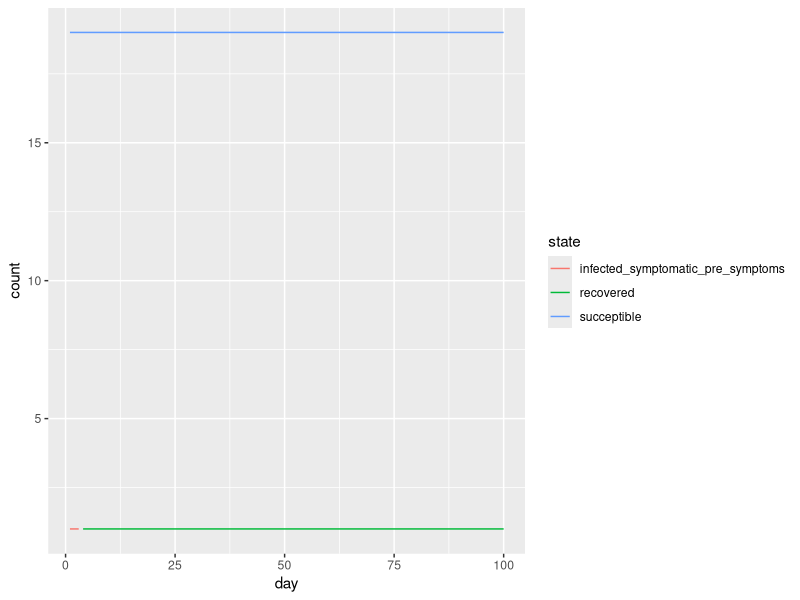

Recreate this plot in R.
## ---- chunk 1
knitr::opts_chunk$set(echo = TRUE)
library(tidyverse)
## ---- chunk 2
initial_population_size = 20 # TODO - choose bigger number later
total_days = 100

# TODO - fill these in with real numbers
day_of_first_distancing_guideline = 10
day_of_stronger_distancing_directive = 15
length_of_distancing_directive = 90
## ---- chunk 3
## BIG TODO: add citations for these numbers

#probability_symptomatic = 2/3 # Take this out?
probability_asymptomatic = 1/3

# TODO: break this out into it's own code chunk with explanation? Weighted average, solved equations to get 
basic_reproductive_number = 2.4
symptomatic_reproductive_number = basic_reproductive_number*(6/5)
asymptomatic_reproductive_number = basic_reproductive_number*(3/5)

time_until_infectious = 4.5 # This is figured from the incubation period, and rounded down from 4.6 so I can do steps in half-days.

# For the asymptomatic types
asymptomatic_time_from_infectious_to_recovery = 4 # This is figured from the generation time (confusing). Should this be longer??

# For the symptomatic types
time_infectious_before_symptom_onset = 0.5
time_from_symptom_onset_to_recovery = 3.5

time_until_seeking_care = 5 # This is the number of days after symptom onset that people seek hospital care if they need it, on average
time_in_hospital_bed = 10.5
time_until_death_if_no_care = 10

## ---- chunk 4
hospital_bed_capacity = 100 #TODO - fill in with real number later

# TODO - fill in distributions of: age, health status/underlying conditions, "essential" jobs, poverty levels, incarcerated, homeless, detained immigrants, insurance coverage 
## ---- chunk 5
# TODO: fill in from article.
## ---- chunk 6
# TODO: flesh out this section

probability_seek_care_insured = 1
probability_seek_care_uninsured = 0.5

# TODO: decide on cutoff poverty level for ignoring a stay-home directive
## ---- chunk 7
SUCCEPTIBLE = "succeptible"

INFECTED_ASYMPTOMATIC = "infected_asymptomatic"
INFECTIOUS_ASYMPTOMATIC = "infectious_asymptomatic"

INFECTED_SYMPTOMATIC_PRE_SYMPTOMS = "infected_symptomatic_pre_symptoms"
INFECTIOUS_SYMPTOMATIC_PRE_SYMPTOMS = "infectious_symptomatic_pre_symptoms"

SYMPTOMATIC_NEED_HOSPITAL = "symptomatic_need_hospital"
SYMPTOMATIC_DONT_NEED_HOSPITAL = "symptomatic_dont_need_hospital"

NEED_HOSPITAL_SEEK_CARE = "need_hospital_seek_care"
NEED_HOSPITAL_DONT_SEEK_CARE = "need_hospital_dont_seek_care"

GET_HOSPITAL_CARE = "get_hospital_care"
DONT_GET_NEEDED_CARE = "dont_get_needed_care"

RECOVERED = "recovered"
DEAD = "dead"
## ---- chunk 8
# Set up an empty table with columns for each day in the simulation.
# When someone is randomly selected to be infected, I put a 1 in the spot corresponding to that person (row) on that day (column).
# This is referenced by the change_state function, to transition people from SUCCEPTIBLE to INFECTED.
newly_infected = tibble(
  person_ids = 1:initial_population_size,
)

for (i in 1:total_days) {
  newly_infected =
    add_column(
      newly_infected,
      !!str_c("day_", i) := 0
      )
}

# This function gets called a variable number of times when someone is contageous.
# They infect a random person, according to the specific parameters of the situation (taking into account who and how many people are staying at home.)
# When someone is infected, a 1 gets placed in the newly_infected table for that specific person on the day they're infected.
infect_someone = function(day){
  day_col = str_c("day_", day)
  
  succeptibles = which(newly_infected[[day_col]] == 0)
  person_to_infect = sample(succeptibles,1)
  
  newly_infected[[day_col]][person_to_infect] <<- 1
  }

# remove this later, printing just for debugging
newly_infected
## ---- chunk 9
change_state = function(id, prev_state, day){ #TODO: Fix inputs elsewhere
  new_state = prev_state
  rand = runif(1) #Question: is it ok to use the same random number for every decision in this function?
  
  # Take out later, for debugging
  cat("\n\nPerson ID: ", id)
  cat("\nDay: ", day)
  cat("\nPrevious state: ", prev_state)
  cat("\nRandom number: ", rand)
  
  if (prev_state == SUCCEPTIBLE) {
    if (newly_infected[[str_c("day_", day)]][id] == 1) {
      if (rand <= probability_asymptomatic) {new_state = INFECTED_ASYMPTOMATIC}
      else {new_state = INFECTED_SYMPTOMATIC_PRE_SYMPTOMS}
    }
  }
  
  
  if (prev_state == INFECTED_SYMPTOMATIC_PRE_SYMPTOMS){
    if (rand < .3){ new_state = DEAD}
    else if (rand > .7) {new_state = RECOVERED}
  }
  
  # Take out later, for debugging
  cat("\nNew state: ", new_state)
  
  new_state
}

#change_state(2, INFECTED_SYMPTOMATIC_PRE_SYMPTOMS, 3)
## ---- chunk 10
# TODO: create the population according to demographic markers, and randomly assign the infected person.
create_initial_population_with_one_infected = function(size){
  one_infected = c(INFECTED_SYMPTOMATIC_PRE_SYMPTOMS)
  others_succeptible = rep(c(SUCCEPTIBLE), size - 1)
  
  c(one_infected, others_succeptible)
}

# OLD CODE: using factors. Don't delete until I've figured it out.
# create_initial_population_with_one_infected = function(size){
#   one_infected = as.factor(c(INFECTED_SYMPTOMATIC_PRE_SYMPTOMS))
#   others_succeptible = rep(as.factor(c(SUCCEPTIBLE)), size - 1)
#   
#   fct_c(one_infected, others_succeptible)
# }

# remove this later, printing just for debugging
create_initial_population_with_one_infected(initial_population_size)
## ---- chunk 11
# TODO: make a function to generate new day columns based on some initial parameter.
# TODO: decide what to do about states as factors. Currently I just made everything strings because I couldn't keep things straight.
population = tibble(
  person_ids = 1:initial_population_size,
  day_1 = create_initial_population_with_one_infected(initial_population_size)
)

for (day in 2:total_days) {
  prev_day = population[[(str_c("day_", day - 1))]]
  population =
    add_column(
      population,
      !!str_c("day_", day) := flatten_chr(map2(population$person_ids, prev_day, change_state, day))
      )
  }

# remove this later, printing just for debugging
population
## ---- chunk 12
population_to_visualize =
  pivot_longer(
    population,
    cols = starts_with("day_"),
    names_to = "day",
    values_to = "state",
    names_prefix = "day_"
  ) %>% 
  mutate(day = as.numeric(day)) %>% 
  group_by(day, state) %>% 
  summarize(count = n())

## NOTE:
## For transitory states like "infected", the count represents how many people are infected on that day.
## However, for a state like "dead", the count represents how many people total have died up until that point (because once you reach the "dead" state, you stay at that state forever).


# remove this later, printing just for debugging
population_to_visualize
## ---- chunk 13
ggplot(population_to_visualize, 
       aes(x=day, y=count, color=state)) + 
  geom_line()
